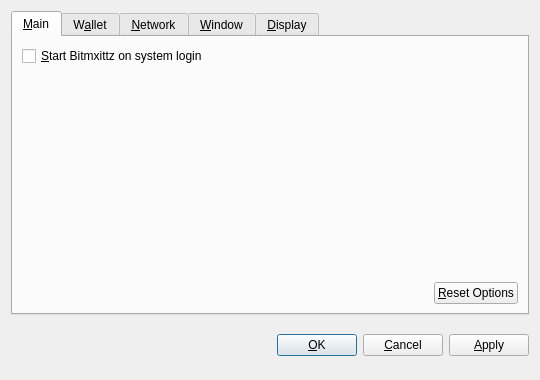
<?xml version="1.0" encoding="UTF-8"?>
<ui version="4.0">
 <class>OptionsDialog</class>
 <widget class="QDialog" name="OptionsDialog">
  <property name="geometry">
   <rect>
    <x>0</x>
    <y>0</y>
    <width>540</width>
    <height>380</height>
   </rect>
  </property>
  <property name="windowTitle">
   <string>Options</string>
  </property>
  <property name="modal">
   <bool>true</bool>
  </property>
  <layout class="QVBoxLayout" name="verticalLayout">
   <item>
    <widget class="QTabWidget" name="tabWidget">
     <property name="tabPosition">
      <enum>QTabWidget::North</enum>
     </property>
     <property name="currentIndex">
      <number>0</number>
     </property>
     <widget class="QWidget" name="tabMain">
      <attribute name="title">
       <string>&amp;Main</string>
      </attribute>
      <layout class="QVBoxLayout" name="verticalLayout_Main">
       <item>
        <widget class="QCheckBox" name="bitcoinAtStartup">
         <property name="toolTip">
          <string>Automatically start Bitmxittz after logging in to the system.</string>
         </property>
         <property name="text">
          <string>&amp;Start Bitmxittz on system login</string>
         </property>
        </widget>
       </item>
       <item>
        <spacer name="verticalSpacer_Main">
         <property name="orientation">
          <enum>Qt::Vertical</enum>
         </property>
         <property name="sizeHint" stdset="0">
          <size>
           <width>20</width>
           <height>40</height>
          </size>
         </property>
        </spacer>
       </item>
       <item>
        <layout class="QHBoxLayout" name="horizontalLayout_2_Main">
         <item>
          <spacer name="horizontalSpacer_2_Main">
           <property name="orientation">
            <enum>Qt::Horizontal</enum>
           </property>
           <property name="sizeHint" stdset="0">
            <size>
             <width>40</width>
             <height>20</height>
            </size>
           </property>
          </spacer>
         </item>
         <item>
          <widget class="QPushButton" name="resetButton">
           <property name="toolTip">
            <string>Reset all client options to default.</string>
           </property>
           <property name="text">
            <string>&amp;Reset Options</string>
           </property>
           <property name="autoDefault">
            <bool>false</bool>
           </property>
          </widget>
         </item>
        </layout>
       </item>
      </layout>
     </widget>
     <widget class="QWidget" name="tabWallet">
      <attribute name="title">
       <string>W&amp;allet</string>
      </attribute>
      <layout class="QVBoxLayout" name="verticalLayout_Network">
       <item>
        <widget class="QLabel" name="transactionFeeInfoLabel">
         <property name="text">
          <string>Optional transaction fee per kB that helps make sure your transactions are processed quickly. Most transactions are 1 kB.</string>
         </property>
         <property name="textFormat">
          <enum>Qt::PlainText</enum>
         </property>
         <property name="wordWrap">
          <bool>true</bool>
         </property>
        </widget>
       </item>
       <item>
        <layout class="QHBoxLayout" name="horizontalLayout_1_Main">
         <item>
          <widget class="QLabel" name="transactionFeeLabel">
           <property name="text">
            <string>Pay transaction &amp;fee</string>
           </property>
           <property name="textFormat">
            <enum>Qt::PlainText</enum>
           </property>
           <property name="buddy">
            <cstring>transactionFee</cstring>
           </property>
          </widget>
         </item>
         <item>
          <widget class="BitcoinAmountField" name="transactionFee"/>
         </item>
         <item>
          <spacer name="horizontalSpacer_1_Main">
           <property name="orientation">
            <enum>Qt::Horizontal</enum>
           </property>
           <property name="sizeHint" stdset="0">
            <size>
             <width>40</width>
             <height>20</height>
            </size>
           </property>
          </spacer>
         </item>
        </layout>
       </item>
       <item>
        <widget class="QLabel" name="label">
         <property name="text">
          <string>If you disable the spending of unconfirmed change, the change from a transaction cannot be used until that transaction has at least one confirmation. This also affects how your balance is computed.</string>
         </property>
         <property name="wordWrap">
          <bool>true</bool>
         </property>
        </widget>
       </item>
       <item>
        <widget class="QCheckBox" name="spendZeroConfChange">
         <property name="text">
          <string>Spend unconfirmed change  (experts only)</string>
         </property>
        </widget>
       </item>
       <item>
        <spacer name="verticalSpacer">
         <property name="orientation">
          <enum>Qt::Vertical</enum>
         </property>
         <property name="sizeHint" stdset="0">
          <size>
           <width>20</width>
           <height>40</height>
          </size>
         </property>
        </spacer>
       </item>
      </layout>
     </widget>
     <widget class="QWidget" name="tabNetwork">
      <attribute name="title">
       <string>&amp;Network</string>
      </attribute>
      <layout class="QVBoxLayout" name="verticalLayout_Network">
       <item>
        <widget class="QCheckBox" name="mapPortUpnp">
         <property name="toolTip">
          <string>Automatically open the Bitmxittz client port on the router. This only works when your router supports UPnP and it is enabled.</string>
         </property>
         <property name="text">
          <string>Map port using &amp;UPnP</string>
         </property>
        </widget>
       </item>
       <item>
        <widget class="QCheckBox" name="connectSocks">
         <property name="toolTip">
          <string>Connect to the Bitmxittz network through a SOCKS proxy (e.g. when connecting through Tor).</string>
         </property>
         <property name="text">
          <string>&amp;Connect through SOCKS proxy:</string>
         </property>
        </widget>
       </item>
       <item>
        <layout class="QHBoxLayout" name="horizontalLayout_Network">
         <item>
          <widget class="QLabel" name="proxyIpLabel">
           <property name="text">
            <string>Proxy &amp;IP:</string>
           </property>
           <property name="textFormat">
            <enum>Qt::PlainText</enum>
           </property>
           <property name="buddy">
            <cstring>proxyIp</cstring>
           </property>
          </widget>
         </item>
         <item>
          <widget class="QValidatedLineEdit" name="proxyIp">
           <property name="maximumSize">
            <size>
             <width>140</width>
             <height>16777215</height>
            </size>
           </property>
           <property name="toolTip">
            <string>IP address of the proxy (e.g. 127.0.0.1)</string>
           </property>
          </widget>
         </item>
         <item>
          <widget class="QLabel" name="proxyPortLabel">
           <property name="text">
            <string>&amp;Port:</string>
           </property>
           <property name="textFormat">
            <enum>Qt::PlainText</enum>
           </property>
           <property name="buddy">
            <cstring>proxyPort</cstring>
           </property>
          </widget>
         </item>
         <item>
          <widget class="QLineEdit" name="proxyPort">
           <property name="maximumSize">
            <size>
             <width>55</width>
             <height>16777215</height>
            </size>
           </property>
           <property name="toolTip">
            <string>Port of the proxy (e.g. 9050)</string>
           </property>
          </widget>
         </item>
         <item>
          <widget class="QLabel" name="socksVersionLabel">
           <property name="text">
            <string>SOCKS &amp;Version:</string>
           </property>
           <property name="textFormat">
            <enum>Qt::PlainText</enum>
           </property>
           <property name="buddy">
            <cstring>socksVersion</cstring>
           </property>
          </widget>
         </item>
         <item>
          <widget class="QValueComboBox" name="socksVersion">
           <property name="toolTip">
            <string>SOCKS version of the proxy (e.g. 5)</string>
           </property>
          </widget>
         </item>
         <item>
          <spacer name="horizontalSpacer_Network">
           <property name="orientation">
            <enum>Qt::Horizontal</enum>
           </property>
           <property name="sizeHint" stdset="0">
            <size>
             <width>40</width>
             <height>20</height>
            </size>
           </property>
          </spacer>
         </item>
        </layout>
       </item>
       <item>
        <spacer name="verticalSpacer_Network">
         <property name="orientation">
          <enum>Qt::Vertical</enum>
         </property>
         <property name="sizeHint" stdset="0">
          <size>
           <width>20</width>
           <height>40</height>
          </size>
         </property>
        </spacer>
       </item>
      </layout>
     </widget>
     <widget class="QWidget" name="tabWindow">
      <attribute name="title">
       <string>&amp;Window</string>
      </attribute>
      <layout class="QVBoxLayout" name="verticalLayout_Window">
       <item>
        <widget class="QCheckBox" name="minimizeToTray">
         <property name="toolTip">
          <string>Show only a tray icon after minimizing the window.</string>
         </property>
         <property name="text">
          <string>&amp;Minimize to the tray instead of the taskbar</string>
         </property>
        </widget>
       </item>
       <item>
        <widget class="QCheckBox" name="minimizeOnClose">
         <property name="toolTip">
          <string>Minimize instead of exit the application when the window is closed. When this option is enabled, the application will be closed only after selecting Quit in the menu.</string>
         </property>
         <property name="text">
          <string>M&amp;inimize on close</string>
         </property>
        </widget>
       </item>
       <item>
        <spacer name="verticalSpacer_Window">
         <property name="orientation">
          <enum>Qt::Vertical</enum>
         </property>
         <property name="sizeHint" stdset="0">
          <size>
           <width>20</width>
           <height>40</height>
          </size>
         </property>
        </spacer>
       </item>
      </layout>
     </widget>
     <widget class="QWidget" name="tabDisplay">
      <attribute name="title">
       <string>&amp;Display</string>
      </attribute>
      <layout class="QVBoxLayout" name="verticalLayout_Display">
       <item>
        <layout class="QHBoxLayout" name="horizontalLayout_1_Display">
         <item>
          <widget class="QLabel" name="langLabel">
           <property name="text">
            <string>User Interface &amp;language:</string>
           </property>
           <property name="textFormat">
            <enum>Qt::PlainText</enum>
           </property>
           <property name="buddy">
            <cstring>lang</cstring>
           </property>
          </widget>
         </item>
         <item>
          <widget class="QValueComboBox" name="lang">
           <property name="toolTip">
            <string>The user interface language can be set here. This setting will take effect after restarting Bitmxittz.</string>
           </property>
          </widget>
         </item>
        </layout>
       </item>
       <item>
        <layout class="QHBoxLayout" name="horizontalLayout_2_Display">
         <item>
          <widget class="QLabel" name="unitLabel">
           <property name="text">
            <string>&amp;Unit to show amounts in:</string>
           </property>
           <property name="textFormat">
            <enum>Qt::PlainText</enum>
           </property>
           <property name="buddy">
            <cstring>unit</cstring>
           </property>
          </widget>
         </item>
         <item>
          <widget class="QValueComboBox" name="unit">
           <property name="toolTip">
            <string>Choose the default subdivision unit to show in the interface and when sending coins.</string>
           </property>
          </widget>
         </item>
        </layout>
       </item>
       <item>
        <widget class="QCheckBox" name="displayAddresses">
         <property name="toolTip">
          <string>Whether to show Bitmxittz addresses in the transaction list or not.</string>
         </property>
         <property name="text">
          <string>&amp;Display addresses in transaction list</string>
         </property>
        </widget>
       </item>
       <item>
        <widget class="QCheckBox" name="coinControlFeatures">
         <property name="toolTip">
          <string>Whether to show coin control features or not.</string>
         </property>
         <property name="text">
          <string>Display coin &amp;control features (experts only!)</string>
         </property>
        </widget>
       </item>
       <item>
        <spacer name="verticalSpacer_Display">
         <property name="orientation">
          <enum>Qt::Vertical</enum>
         </property>
         <property name="sizeHint" stdset="0">
          <size>
           <width>20</width>
           <height>40</height>
          </size>
         </property>
        </spacer>
       </item>
      </layout>
     </widget>
    </widget>
   </item>
   <item>
    <layout class="QHBoxLayout" name="horizontalLayout_Buttons">
     <item>
      <spacer name="horizontalSpacer_1">
       <property name="orientation">
        <enum>Qt::Horizontal</enum>
       </property>
       <property name="sizeHint" stdset="0">
        <size>
         <width>40</width>
         <height>48</height>
        </size>
       </property>
      </spacer>
     </item>
     <item>
      <widget class="QLabel" name="statusLabel">
       <property name="font">
        <font>
         <weight>75</weight>
         <bold>true</bold>
        </font>
       </property>
       <property name="text">
        <string/>
       </property>
       <property name="textFormat">
        <enum>Qt::PlainText</enum>
       </property>
       <property name="wordWrap">
        <bool>true</bool>
       </property>
      </widget>
     </item>
     <item>
      <spacer name="horizontalSpacer_2">
       <property name="orientation">
        <enum>Qt::Horizontal</enum>
       </property>
       <property name="sizeHint" stdset="0">
        <size>
         <width>40</width>
         <height>48</height>
        </size>
       </property>
      </spacer>
     </item>
     <item>
      <widget class="QPushButton" name="okButton">
       <property name="text">
        <string>&amp;OK</string>
       </property>
      </widget>
     </item>
     <item>
      <widget class="QPushButton" name="cancelButton">
       <property name="text">
        <string>&amp;Cancel</string>
       </property>
       <property name="autoDefault">
        <bool>false</bool>
       </property>
      </widget>
     </item>
     <item>
      <widget class="QPushButton" name="applyButton">
       <property name="text">
        <string>&amp;Apply</string>
       </property>
       <property name="autoDefault">
        <bool>false</bool>
       </property>
      </widget>
     </item>
    </layout>
   </item>
  </layout>
 </widget>
 <customwidgets>
  <customwidget>
   <class>BitcoinAmountField</class>
   <extends>QSpinBox</extends>
   <header>bitcoinamountfield.h</header>
  </customwidget>
  <customwidget>
   <class>QValueComboBox</class>
   <extends>QComboBox</extends>
   <header>qvaluecombobox.h</header>
  </customwidget>
  <customwidget>
   <class>QValidatedLineEdit</class>
   <extends>QLineEdit</extends>
   <header>qvalidatedlineedit.h</header>
  </customwidget>
 </customwidgets>
 <resources/>
 <connections/>
</ui>
